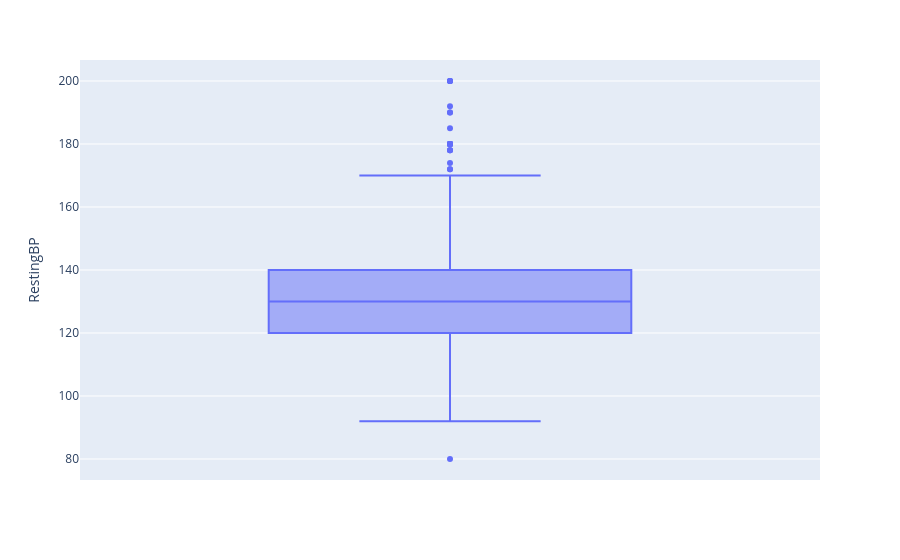

Notebook code cell kept with this figure:
### Code cell
px.box(dados2, y='RestingBP')

### Figure 1 — Plotly figure (JSON) as saved in the notebook; plotly's stock layout.template omitted (floating-point values rounded to 4 significant figures; data arrays with more than 128 entries replaced by an {"elided": "..."} marker saying what was removed)
{"data": [{"alignmentgroup": "True", "hovertemplate": "RestingBP=%{y}<extra></extra>", "legendgroup": "", "marker": {"color": "#636efa"}, "name": "", "notched": false, "offsetgroup": "", "orientation": "v", "showlegend": false, "type": "box", "x0": " ", "xaxis": "x", "y": {"elided": "917 int values"}, "y0": " ", "yaxis": "y"}], "layout": {"boxmode": "group", "legend": {"tracegroupgap": 0}, "margin": {"t": 60}, "xaxis": {"anchor": "y", "domain": [0, 1]}, "yaxis": {"anchor": "x", "domain": [0, 1], "title": {"text": "RestingBP"}}}}
